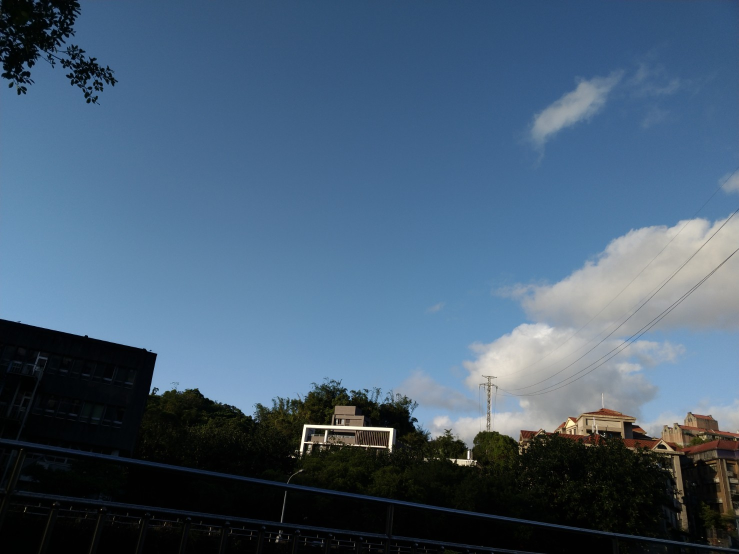
#> input picture HW3/resource/frame1.jpg, 1478 x 1108 px (shown at 1/2 size); its folder holds 3 pictures in this run
$ python part4.py   (older library calls are emulated)
#> lines starting #> are read from the running program, lines starting #| are printed output that depends on the picture
### HW3/src/utils.py
import numpy as np


def solve_homography(u, v):
    """
    This function should return a 3-by-3 homography matrix,
    u, v are N-by-2 matrices, representing N corresponding points for v = T(u)
    :param u: N-by-2 source pixel location matrices
    :param v: N-by-2 destination pixel location matrices
    :return:
    """
    N = u.shape[0]
    H = None

    if v.shape[0] is not N:
        print('u and v should have the same size')
        return None
    if N < 4:
        print('At least 4 points should be given')

    # TODO: 1.forming A
    A = np.zeros((2 * N, 9))
    A[0::2, :] = np.hstack((u, np.ones((N, 1)), np.zeros((N, 3)), -u[:, 0:1] * v[:, 0:1], -u[:, 1:2] * v[:, 0:1], -v[:, 0:1]))
    A[1::2, :] = np.hstack((np.zeros((N, 3)), u, np.ones((N, 1)), -u[:, 0:1] * v[:, 1:2], -u[:, 1:2] * v[:, 1:2], -v[:, 1:2]))

    # TODO: 2.solve H with A
    _, _, vh = np.linalg.svd(A)
    H = vh[-1, :].reshape(3, 3)

    return H


def warping(src, dst, H, ymin, ymax, xmin, xmax, direction='b', blending=False):
    """
    Perform forward/backward warpping without for loops. i.e.
    for all pixels in src(xmin~xmax, ymin~ymax),  warp to destination
          (xmin=0,ymin=0)  source                       destination
                         |--------|              |------------------------|
                         |        |              |                        |
                         |        |     warp     |                        |
    forward warp         |        |  --------->  |                        |
                         |        |              |                        |
                         |--------|              |------------------------|
                                 (xmax=w,ymax=h)

    for all pixels in dst(xmin~xmax, ymin~ymax),  sample from source
                            source                       destination
                         |--------|              |------------------------|
                         |        |              | (xmin,ymin)            |
                         |        |     warp     |           |--|         |
    backward warp        |        |  <---------  |           |__|         |
                         |        |              |             (xmax,ymax)|
                         |--------|              |------------------------|

    :param src: source image
    :param dst: destination output image
    :param H:
    :param ymin: lower vertical bound of the destination(source, if forward warp) pixel coordinate
    :param ymax: upper vertical bound of the destination(source, if forward warp) pixel coordinate
    :param xmin: lower horizontal bound of the destination(source, if forward warp) pixel coordinate
    :param xmax: upper horizontal bound of the destination(source, if forward warp) pixel coordinate
    :param direction: indicates backward warping or forward warping
    :return: destination output image
    """
    h_src, w_src, ch = src.shape
    h_dst, w_dst, ch = dst.shape
    H_inv = np.linalg.inv(H)

    # TODO: 1.meshgrid the (x,y) coordinate pairs
    mesh = np.meshgrid(np.arange(xmin, xmax), np.arange(ymin, ymax))
    # TODO: 2.reshape the destination pixels as N x 3 homogeneous coordinate
    pixels = np.hstack((mesh[0].reshape(-1, 1), mesh[1].reshape(-1, 1), np.ones((mesh[0].size, 1)))) # x, y, 1

    if direction == 'b':
        # TODO: 3.apply H_inv to the destination pixels and retrieve (u,v) pixels, then reshape to (ymax-ymin),(xmax-xmin)
        src_pixels = np.dot(H_inv, pixels.T).T
        src_pixels = src_pixels[:, :2] / src_pixels[:, 2:]
        src_pixels = np.round(src_pixels).astype(np.int)
        # TODO: 4.calculate the mask of the transformed coordinate (should not exceed the boundaries of source image)
        mask = np.ones(src_pixels.shape[0], dtype=np.bool)
        mask = np.logical_and(mask, src_pixels[:, 0] >= 0)
        mask = np.logical_and(mask, src_pixels[:, 0] < w_src)
        mask = np.logical_and(mask, src_pixels[:, 1] >= 0)
        mask = np.logical_and(mask, src_pixels[:, 1] < h_src)
        # TODO: 5.sample the source image with the masked and reshaped transformed coordinates
        src_pixels = src_pixels[mask]
        dst_pixels = np.round(np.stack((mesh[0], mesh[1]), axis=-1).reshape(-1, 2)[mask]).astype(np.int)

        # TODO: 6. assign to destination image with proper masking
        if not blending:
            dst[dst_pixels[:, 1], dst_pixels[:, 0]] = src[src_pixels[:, 1], src_pixels[:, 0]]

        # TODO: blending
        elif blending:
            src_cover = np.zeros((h_dst, w_dst))
            src_cover[dst_pixels[:, 1], dst_pixels[:, 0]] = 1
            dst_cover = np.zeros((h_dst, w_dst))
            dst_cover[np.sum(dst, axis=-1) != 0] = 1
            overlap = src_cover * dst_cover

            overlap_start = np.where(overlap.sum(axis=0)>5)[0][0]
            overlap_end = np.where(overlap.sum(axis=0)>5)[0][-1]+1

            dst_overlap = overlap.copy()
            src_overlap = overlap.copy()

            def sigmoid(x):
                return 1 / (1 + np.exp(-x))
            dst_overlap[:, overlap_start:overlap_end] *= sigmoid(np.linspace(-20, 20, num=overlap_end-overlap_start))
            src_overlap[:, overlap_start:overlap_end] *= sigmoid(np.linspace(20, -20, num=overlap_end-overlap_start))

            dst_weight = dst_cover - dst_overlap
            src_weight = src_cover - src_overlap

            warped_src = np.zeros_like(dst)
            warped_src[dst_pixels[:, 1], dst_pixels[:, 0]] = src[src_pixels[:, 1], src_pixels[:, 0]]

            dst = dst_weight[..., np.newaxis] * dst + src_weight[..., np.newaxis] * warped_src


    elif direction == 'f':
        # TODO: 3.apply H to the source pixels and retrieve (u,v) pixels, then reshape to (ymax-ymin),(xmax-xmin)
        dst_pixels = np.dot(H, pixels.T).T
        dst_pixels = dst_pixels[:, :2] / dst_pixels[:, 2:]
        dst_pixels = np.round(dst_pixels).astype(np.int) # N, 2
        # TODO: 4.calculate the mask of the transformed coordinate (should not exceed the boundaries of destination image)
        mask = np.ones(dst_pixels.shape[0], dtype=np.bool)
        mask = np.logical_and(mask, dst_pixels[:, 0] >= 0)
        mask = np.logical_and(mask, dst_pixels[:, 0] < w_dst)
        mask = np.logical_and(mask, dst_pixels[:, 1] >= 0)
        mask = np.logical_and(mask, dst_pixels[:, 1] < h_dst)
        # TODO: 5.filter the valid coordinates using previous obtained mask
        src_pixels = np.round(np.stack((mesh[0], mesh[1]), axis=-1).reshape(-1, 2)[mask]).astype(np.int)
        dst_pixels = dst_pixels[mask]
        # TODO: 6. assign to destination image using advanced array indicing
        dst[dst_pixels[:, 1], dst_pixels[:, 0]] = src[src_pixels[:, 1], src_pixels[:, 0]]

    return dst

### HW3/src/part4.py
import numpy as np
import cv2
import random
from tqdm import tqdm
from utils import solve_homography, warping

random.seed(999)

def panorama(imgs):
    """
    Image stitching with estimated homograpy between consecutive
    :param imgs: list of images to be stitched
    :return: stitched panorama
    """
    h_max = max([x.shape[0] for x in imgs])
    w_max = sum([x.shape[1] for x in imgs])

    # create the final stitched canvas
    dst = np.zeros((h_max, w_max, imgs[0].shape[2]), dtype=np.uint8)
    coverage = np.zeros((h_max, w_max, imgs[0].shape[2]), dtype=np.uint8)
    dst[:imgs[0].shape[0], :imgs[0].shape[1]] = imgs[0]
    coverage[:imgs[0].shape[0], :imgs[0].shape[1]] = 1
    last_best_H = np.eye(3)
    out = None

    orb = cv2.ORB_create()
    bfm = cv2.BFMatcher(cv2.NORM_HAMMING, crossCheck=True)

    # for all images to be stitched:
    for idx in tqdm(range(len(imgs)-1)):
        im1 = imgs[idx]
        im2 = imgs[idx + 1]

        # TODO: 1.feature detection & matching
        kp1, des1 = orb.detectAndCompute(cv2.cvtColor(im1, cv2.COLOR_BGR2GRAY), None)
        kp2, des2 = orb.detectAndCompute(cv2.cvtColor(im2, cv2.COLOR_BGR2GRAY), None)

        matches = bfm.match(des1, des2)
        # matches = sorted(matches, key=lambda x: x.distance)[:len(matches)//4 ]

        dst_pt = np.array([kp1[m.queryIdx].pt for m in matches])
        src_pt = np.array([kp2[m.trainIdx].pt for m in matches])
        src_pt = np.concatenate((src_pt, np.ones((src_pt.shape[0], 1))), axis=1)

        # TODO: 2. apply RANSAC to choose best H
        iterations = 3000
        threshold = 5
        best_H = None
        best_inlier = 0
        for i in range(iterations):
            # sample 4 points
            random_matches = random.sample(matches, 4)
            rand_dst_pt = np.array([kp1[m.queryIdx].pt for m in random_matches])
            rand_src_pt = np.array([kp2[m.trainIdx].pt for m in random_matches])
            H = solve_homography(rand_src_pt, rand_dst_pt)

            # calculate inlier by vectorized method
            est_dst_pt = np.matmul(H, src_pt.T).T
            est_dst_pt = est_dst_pt[:, :2] / (est_dst_pt[:, 2:]+1e-7)
            inlier = np.sum(np.linalg.norm((dst_pt - est_dst_pt), axis=1) < threshold)

            # update best H
            if inlier >= best_inlier:
                best_inlier = inlier
                best_H = H

        # TODO: 3. chain the homographies
        last_best_H = np.matmul(last_best_H, best_H)

        # TODO: 4. apply warping
        dst = out = warping(im2, dst, last_best_H, 0, dst.shape[0], 0, dst.shape[1], 'b', blending=True)

    return out

if __name__ == "__main__":
    # ================== Part 4: Panorama ========================
    # TODO: change the number of frames to be stitched
    FRAME_NUM = 3
    imgs = [cv2.imread('../resource/frame{:d}.jpg'.format(x)) for x in range(1, FRAME_NUM + 1)]
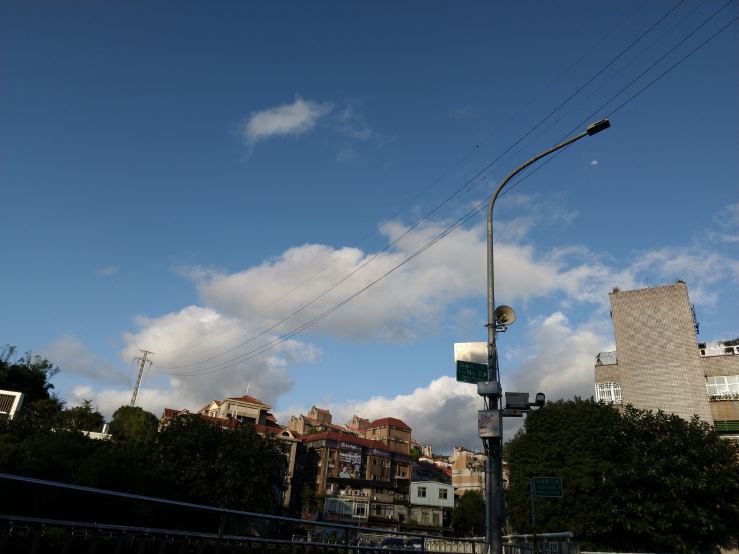
#> input picture HW3/resource/frame2.jpg, 1478 x 1108 px (shown at 1/2 size)
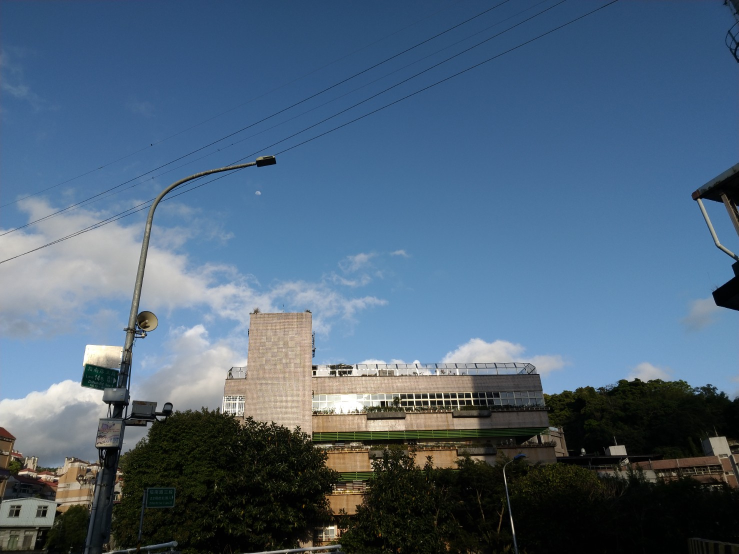
#> input picture HW3/resource/frame3.jpg, 1478 x 1108 px (shown at 1/2 size)
#> imgs = 3 items
    output4 = panorama(imgs)
#> in panorama, `h_max = max([x.shape[0] for x in imgs])`: h_max = 1108
#> in panorama, `w_max = sum([x.shape[1] for x in imgs])`: w_max = 4434
#> in panorama, `dst[:imgs[0].shape[0], :imgs[0].shape[1]] = imgs[0]`:
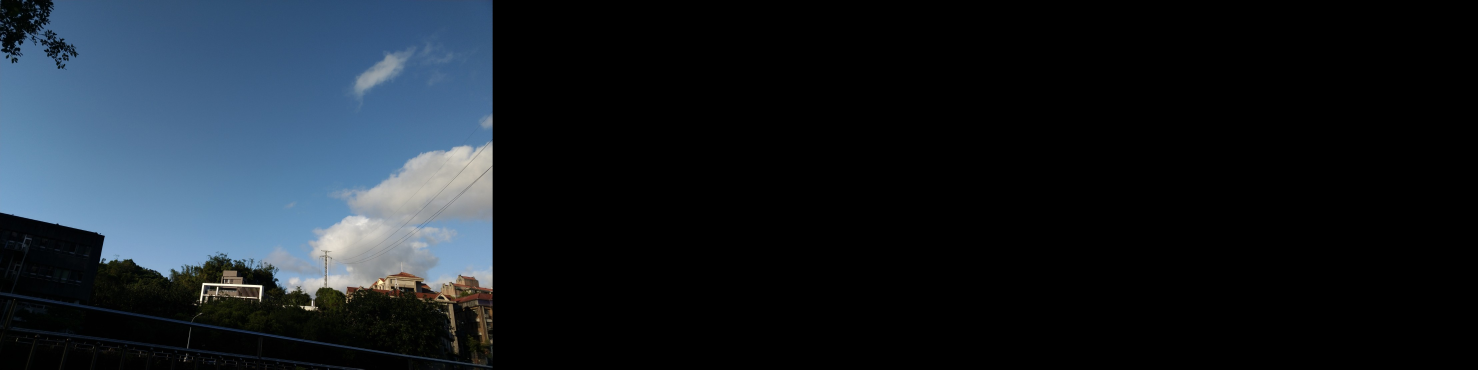
#> dst: shape (1108, 4434, 3) (shown at 1/3 size); mean of channels 0, 1, 2 38.4, 31, 23.4; drawn as B, G, R
#> the loop in panorama, `for idx in tqdm(range(len(imgs)-1)):` made 2 passes
#> (matches, iterations, threshold) on pass 1: (161 matches, 3000, 5)
#> pass 1, in warping, `dst_weight = dst_cover - dst_overlap`:
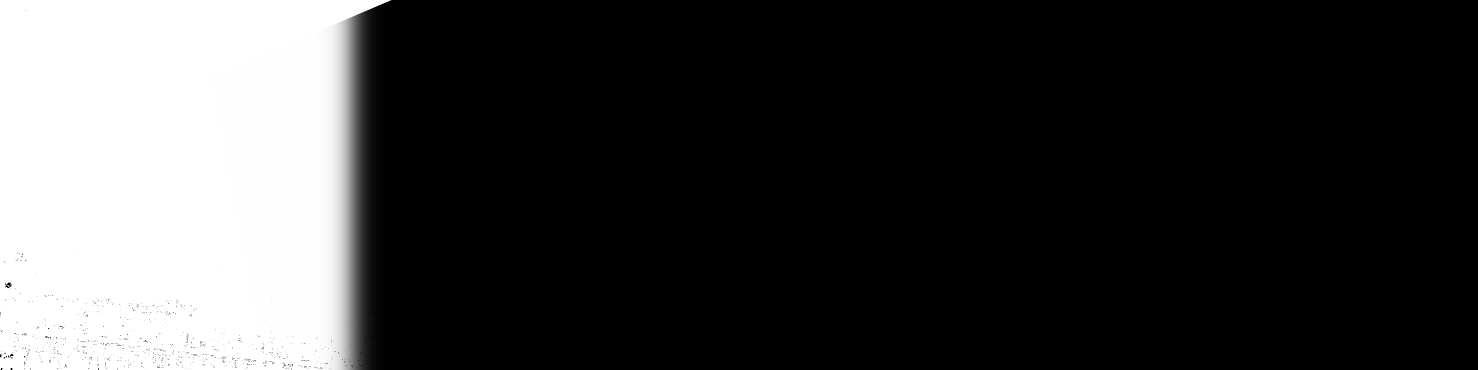
#> dst_weight: shape (1108, 4434) float64 (shown at 1/3 size); min 0, max 1, mean 0.239
#> pass 1, in warping, `src_weight = src_cover - src_overlap`:
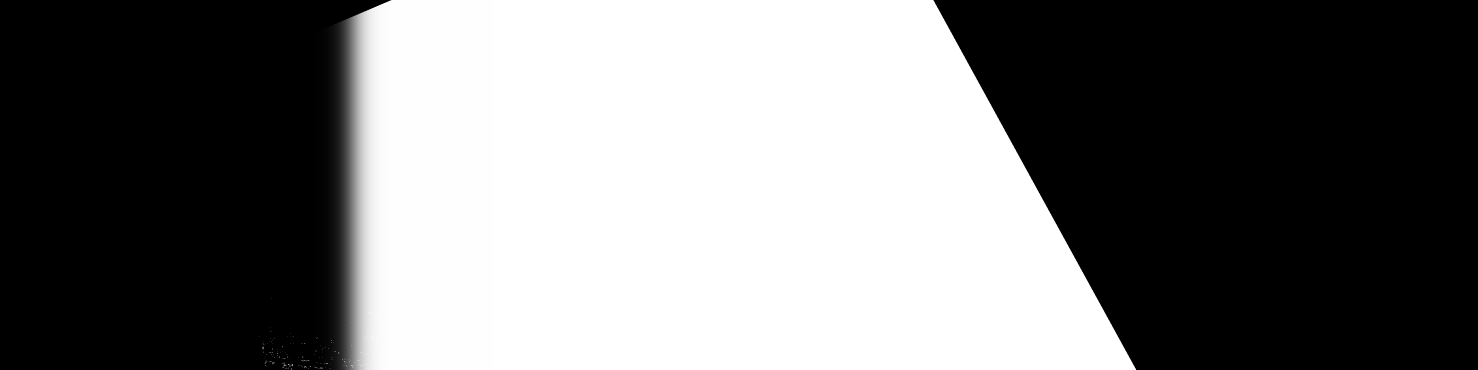
#> src_weight: shape (1108, 4434) float64 (shown at 1/3 size); min 0, max 1, mean 0.461
#> pass 1, in warping, `dst = dst_weight[..., np.newaxis] * dst + src_weight[..., np.newaxis] ..`:
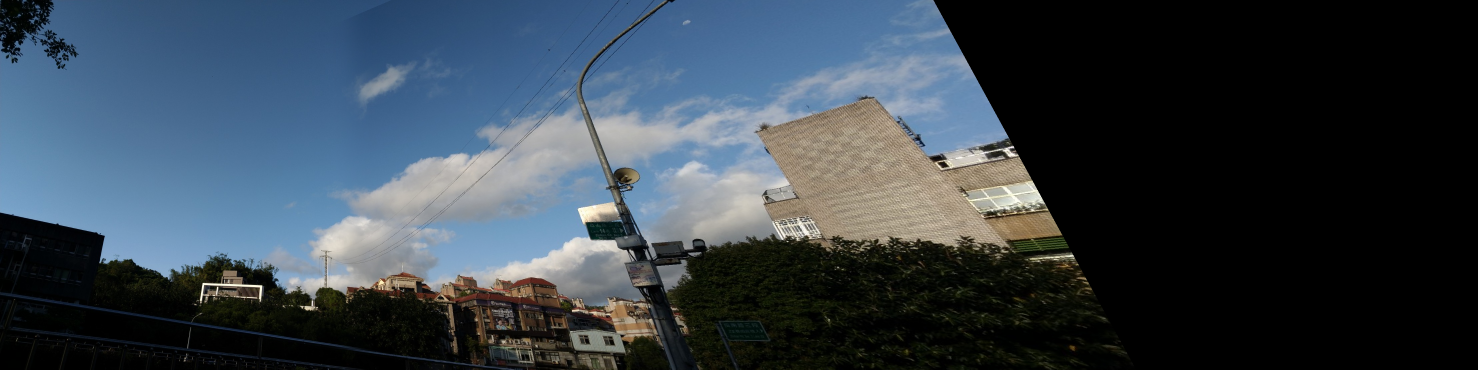
#> dst: shape (1108, 4434, 3) float64 (shown at 1/3 size); mean of channels 0, 1, 2 77.3, 67.1, 55.8; drawn with min black and max white
#> after the loop in panorama, `for idx in tqdm(range(len(imgs)-1)):`:
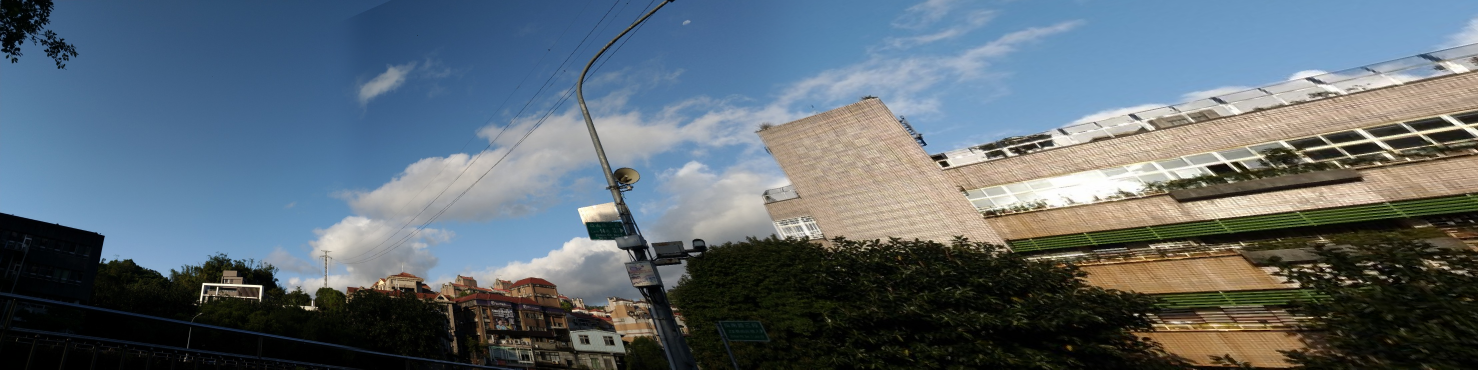
#> dst: shape (1108, 4434, 3) float64 (shown at 1/3 size); mean B, G, R 114.9, 106.1, 93.6; drawn with min black and max white
#> in panorama, im1 is the input picture: shape (1108, 1478, 3); mean B, G, R 114.1, 94.6, 75.9
#> in panorama, im2 is the input picture: shape (1108, 1478, 3); mean B, G, R 121, 99.6, 77.7
    cv2.imwrite('output4.png', output4)
